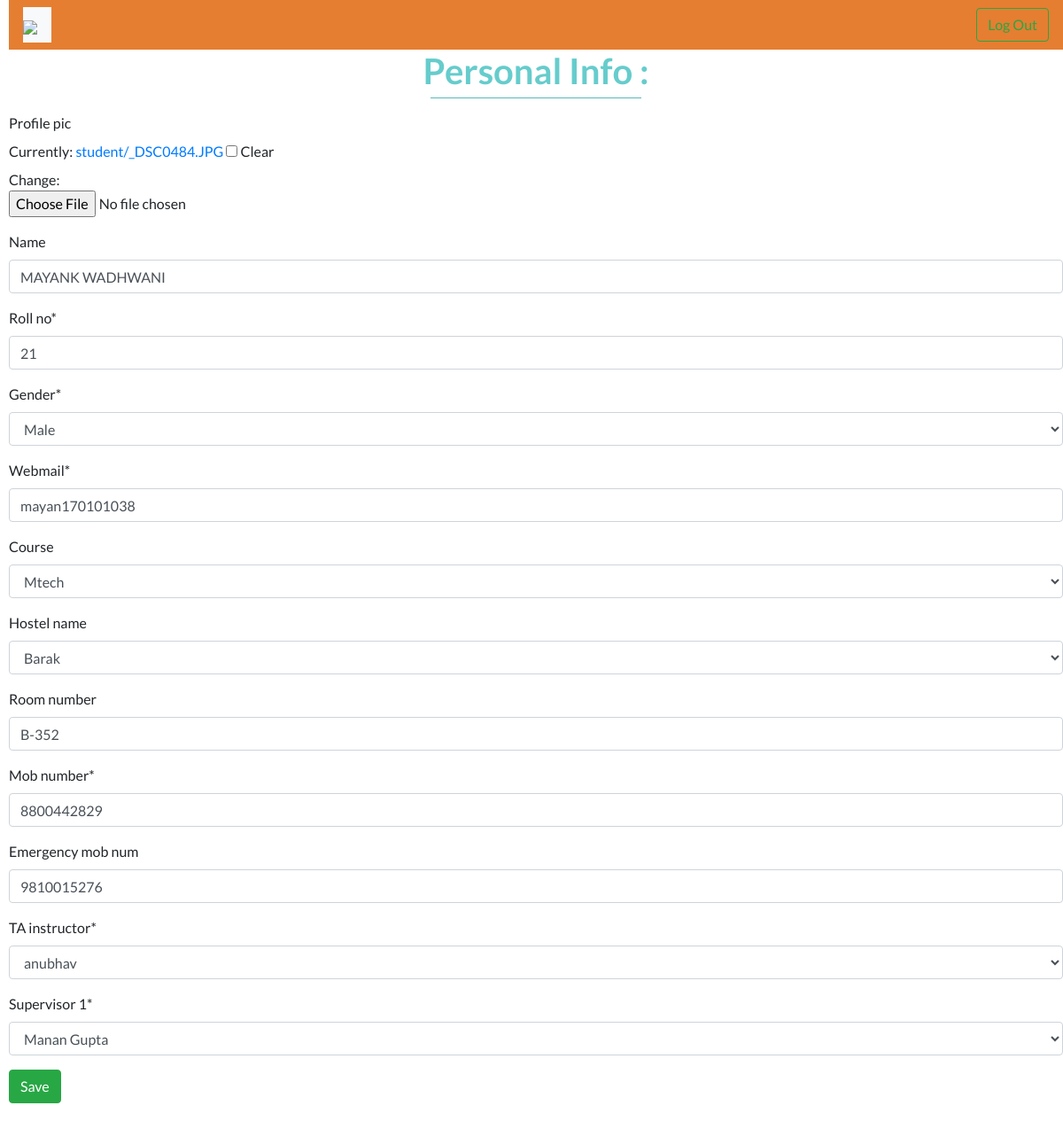
/leave/students/updatedata/8, run on the app's committed database.
### leave_portal/models.py (models this page shows, shortened)
class Student(models.Model):
    user = models.OneToOneField(CustomUser, on_delete=models.CASCADE, related_name='students')
    name = models.CharField(max_length=200, blank=True, default="")
    profile_pic = models.ImageField(upload_to='student', blank=True, null=True)
    roll_no = models.CharField(max_length=128, blank=False, default=" ", unique=True)
    gender = models.CharField(max_length=30, choices=GENDER, blank=False)
    webmail = models.CharField(max_length=128, blank=False, unique=True)
    course = models.CharField(max_length=128, choices=COURSE, blank=True)
    acedemic_year = models.IntegerField(choices=ACADEMIC_YEAR, default=0)
    present_semester = models.IntegerField(choices=SEMESTER, null=True, blank=True)
    hostel_name = models.CharField(max_length=255, choices=HOSTEL_CHOICES, blank=True, default="")
    room_number = models.CharField(max_length=10, blank=True, default="")
    mob_number = models.CharField(max_length=15, blank=False, default=" ")
    emergency_mob_num = models.CharField(max_length=15, blank=True, default=" ")
    TA_instructor = models.ForeignKey(Faculty,max_length=200,on_delete=models.CASCADE , related_name='TA')
    Supervisor_1 = models.ForeignKey(Faculty, max_length=200,on_delete=models.CASCADE , related_name='Supervisor')
    Ordinary = models.IntegerField( blank=False, default=15)
    Ordinary1 = models.IntegerField( blank=False, default=15)
    Medical = models.IntegerField( blank=False, default=15)
    Acedemic = models.IntegerField( blank=False, default=30)
    Maternity = models.IntegerField( blank=False, default=135)
    Paternity = models.IntegerField( blank=False, default=15)
    class Meta:
        ordering =['roll_no']

class Authorized(models.Model):
    name = models.CharField(max_length=200, blank=True, default="")
    profile_pic = models.ImageField(upload_to='faculty', blank=True, null=True, default=" ")
    webmail = models.CharField(max_length=128, blank=False)
    mob_num = models.CharField(max_length=128, blank=False)
    class Meta:
        abstract = True
    def __str__(self):
            return self.name

class Faculty(Authorized):
    user = models.OneToOneField(CustomUser, on_delete=models.CASCADE, related_name='faculty')
    faculty_id = models.CharField(max_length=128, blank=False)

### leave_portal/views.py (the view)
# urls.py: path('students/updatedata/<int:pk>',views.StudentUpdateDetail, name="stud_detail_update"),
def StudentUpdateDetail(request, pk):
    student = get_object_or_404(models.Student, pk=pk)
    form =  UpdateStudDetail( instance = student)
    if request.method == 'POST' :
        form =  UpdateStudDetail( request.POST  , request.FILES , instance = student )
        if form.is_valid():
            form.save()
        return HttpResponseRedirect(student.get_absolute_url())
    return render(request, 'leave_portal/StudDetail.html', {'form':form, 'student':student})

### leave_portal/forms.py
class UpdateStudDetail(forms.ModelForm):
    class Meta:
        model = models.Student
        fields = [
            'profile_pic',
            'name',
            'roll_no',
            'gender',
            'webmail',
            'course',
            'hostel_name',
            'room_number',
            'mob_number',
            'emergency_mob_num',
            'TA_instructor',
            'Supervisor_1',
        ]

### leave_portal/templates/leave_portal/StudDetail.html (shortened to what this page needs)
{% extends "base_generic.html" %}
{% load static %}
{% load crispy_forms_tags %}
{% block css %}
  <link rel="stylesheet" href="{% static 'leave_portal/css/form.css' %}">
{% endblock %}
{% block content %}
<h1>Personal Info :</h1>
<hr width="20%" height="5px"/>
<form method="post" enctype="multipart/form-data">
    {{ form|crispy }}
    <input type="submit" class="btn btn-success" value="Save">
</form>
{% endblock %}

### leave_portal/static/leave_portal/css/styles.css (style rules this page uses)
body { font-family: 'Lato', 'sans-serif'; }

### leave_portal/static/leave_portal/css/form.css (style rules this page uses)
body { font-family: 'Lato', 'sans-serif'; margin-left: 10px; margin-bottom:20px; }
h1 { font-weight:bold; text-align:center; color:#66CCCC; margin-bottom: -10px; }
hr { align-items: center; background-color:#66CCCC; }

### data on the page
Student: name "MAYANK WADHWANI", roll_no "21", gender "Male", webmail "mayan170101038", course "Mtech", hostel_name "Barak", room_number "B-352", mob_number "8800442829", emergency_mob_num "9810015276", TA_instructor "anubhav", Supervisor_1 "Manan Gupta"
